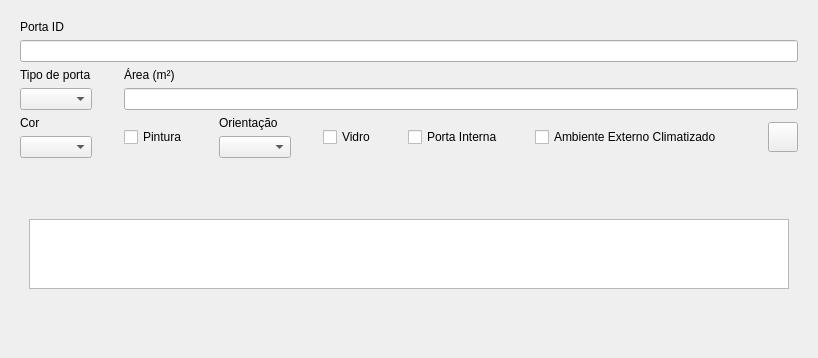
         <widget class="QWidget" name="page_2">
          <layout class="QGridLayout" name="gridLayout_3">
           <item row="0" column="0">
            <widget class="QWidget" name="widget_5" native="true">
             <layout class="QGridLayout" name="gridLayout_8">
              <item row="0" column="0">
               <layout class="QVBoxLayout" name="verticalLayout_24">
                <item>
                 <layout class="QVBoxLayout" name="verticalLayout_25">
                  <item>
                   <widget class="QLabel" name="porta_id_label">
                    <property name="text">
                     <string>Porta ID</string>
                    </property>
                   </widget>
                  </item>
                  <item>
                   <widget class="QLineEdit" name="porta_id"/>
                  </item>
                 </layout>
                </item>
                <item>
                 <layout class="QHBoxLayout" name="horizontalLayout_12">
                  <item>
                   <layout class="QVBoxLayout" name="verticalLayout_26">
                    <item>
                     <widget class="QLabel" name="porta_cbox_label">
                      <property name="text">
                       <string>Tipo de porta</string>
                      </property>
                     </widget>
                    </item>
                    <item>
                     <widget class="QComboBox" name="porta_cbox"/>
                    </item>
                   </layout>
                  </item>
                  <item>
                   <widget class="QLabel" name="label_spc_19">
                    <property name="minimumSize">
                     <size>
                      <width>20</width>
                      <height>0</height>
                     </size>
                    </property>
                    <property name="maximumSize">
                     <size>
                      <width>20</width>
                      <height>16777215</height>
                     </size>
                    </property>
                    <property name="text">
                     <string/>
                    </property>
                   </widget>
                  </item>
                  <item>
                   <layout class="QVBoxLayout" name="verticalLayout_27">
                    <item>
                     <widget class="QLabel" name="area_box_pt_label">
                      <property name="text">
                       <string>Área (m²)</string>
                      </property>
                     </widget>
                    </item>
                    <item>
                     <widget class="QLineEdit" name="area_box_pt"/>
                    </item>
                   </layout>
                  </item>
                 </layout>
                </item>
                <item>
                 <layout class="QHBoxLayout" name="horizontalLayout_13">
                  <item>
                   <layout class="QVBoxLayout" name="verticalLayout_28">
                    <item>
                     <widget class="QLabel" name="tinta_cbox_pt_label">
                      <property name="text">
                       <string>Cor</string>
                      </property>
                     </widget>
                    </item>
                    <item>
                     <widget class="QComboBox" name="tinta_cbox_pt"/>
                    </item>
                   </layout>
                  </item>
                  <item>
                   <widget class="QLabel" name="label_spc_25">
                    <property name="minimumSize">
                     <size>
                      <width>20</width>
                      <height>0</height>
                     </size>
                    </property>
                    <property name="maximumSize">
                     <size>
                      <width>20</width>
                      <height>16777215</height>
                     </size>
                    </property>
                    <property name="text">
                     <string/>
                    </property>
                   </widget>
                  </item>
                  <item>
                   <widget class="QCheckBox" name="pintura_box_pt">
                    <property name="text">
                     <string>Pintura</string>
                    </property>
                   </widget>
                  </item>
                  <item>
                   <widget class="QLabel" name="label_spc_20">
                    <property name="minimumSize">
                     <size>
                      <width>20</width>
                      <height>0</height>
                     </size>
                    </property>
                    <property name="maximumSize">
                     <size>
                      <width>20</width>
                      <height>16777215</height>
                     </size>
                    </property>
                    <property name="text">
                     <string/>
                    </property>
                   </widget>
                  </item>
                  <item>
                   <layout class="QVBoxLayout" name="verticalLayout_29">
                    <item>
                     <widget class="QLabel" name="orientacao_cbox_pt_label">
                      <property name="text">
                       <string>Orientação</string>
                      </property>
                     </widget>
                    </item>
                    <item>
                     <widget class="QComboBox" name="orientacao_cbox_pt"/>
                    </item>
                   </layout>
                  </item>
                  <item>
                   <widget class="QLabel" name="label_spc_21">
                    <property name="minimumSize">
                     <size>
                      <width>20</width>
                      <height>0</height>
                     </size>
                    </property>
                    <property name="maximumSize">
                     <size>
                      <width>20</width>
                      <height>16777215</height>
                     </size>
                    </property>
                    <property name="text">
                     <string/>
                    </property>
                   </widget>
                  </item>
                  <item>
                   <widget class="QCheckBox" name="vidro_box_pt">
                    <property name="text">
                     <string>Vidro</string>
                    </property>
                   </widget>
                  </item>
                  <item>
                   <widget class="QLabel" name="label_spc_22">
                    <property name="minimumSize">
                     <size>
                      <width>20</width>
                      <height>0</height>
                     </size>
                    </property>
                    <property name="maximumSize">
                     <size>
                      <width>20</width>
                      <height>16777215</height>
                     </size>
                    </property>
                    <property name="text">
                     <string/>
                    </property>
                   </widget>
                  </item>
                  <item>
                   <widget class="QCheckBox" name="interna_box_pt">
                    <property name="text">
                     <string>Porta Interna</string>
                    </property>
                   </widget>
                  </item>
                  <item>
                   <widget class="QLabel" name="label_spc_23">
                    <property name="minimumSize">
                     <size>
                      <width>20</width>
                      <height>0</height>
                     </size>
                    </property>
                    <property name="maximumSize">
                     <size>
                      <width>20</width>
                      <height>16777215</height>
                     </size>
                    </property>
                    <property name="text">
                     <string/>
                    </property>
                   </widget>
                  </item>
                  <item>
                   <widget class="QCheckBox" name="amb_externo_box_pt">
                    <property name="text">
                     <string>Ambiente Externo Climatizado</string>
                    </property>
                    <property name="checked">
                     <bool>false</bool>
                    </property>
                   </widget>
                  </item>
                  <item>
                   <spacer name="horizontalSpacer_5">
                    <property name="orientation">
                     <enum>Qt::Horizontal</enum>
                    </property>
                    <property name="sizeHint" stdset="0">
                     <size>
                      <width>40</width>
                      <height>20</height>
                     </size>
                    </property>
                   </spacer>
                  </item>
                  <item>
                   <widget class="QPushButton" name="porta_ok_btn_1">
                    <property name="minimumSize">
                     <size>
                      <width>30</width>
                      <height>30</height>
                     </size>
                    </property>
                    <property name="maximumSize">
                     <size>
                      <width>30</width>
                      <height>30</height>
                     </size>
                    </property>
                    <property name="text">
                     <string/>
                    </property>
                    <property name="icon">
                     <iconset>
                      <normalon>:/icon/icon/add_button.svg</normalon>
                     </iconset>
                    </property>
                    <property name="iconSize">
                     <size>
                      <width>20</width>
                      <height>20</height>
                     </size>
                    </property>
                   </widget>
                  </item>
                 </layout>
                </item>
                <item>
                 <widget class="QLabel" name="label_spc_24">
                  <property name="minimumSize">
                   <size>
                    <width>0</width>
                    <height>40</height>
                   </size>
                  </property>
                  <property name="maximumSize">
                   <size>
                    <width>16777215</width>
                    <height>40</height>
                   </size>
                  </property>
                  <property name="text">
                   <string/>
                  </property>
                 </widget>
                </item>
                <item>
                 <layout class="QHBoxLayout" name="horizontalLayout_14">
                  <item>
                   <widget class="QWidget" name="widget_7" native="true">
                    <layout class="QGridLayout" name="gridLayout_15">
                     <item row="0" column="0">
                      <widget class="QTableWidget" name="tabela_porta">
                       <property name="sizeAdjustPolicy">
                        <enum>QAbstractScrollArea::AdjustToContents</enum>
                       </property>
                       <property name="showGrid">
                        <bool>false</bool>
                       </property>
                      </widget>
                     </item>
                     <item row="1" column="0">
                      <spacer name="verticalSpacer_6">
                       <property name="orientation">
                        <enum>Qt::Vertical</enum>
                       </property>
                       <property name="sizeHint" stdset="0">
                        <size>
                         <width>20</width>
                         <height>40</height>
                        </size>
                       </property>
                      </spacer>
                     </item>
                    </layout>
                   </widget>
                  </item>
                 </layout>
                </item>
               </layout>
              </item>
             </layout>
            </widget>
           </item>
          </layout>
         </widget>
